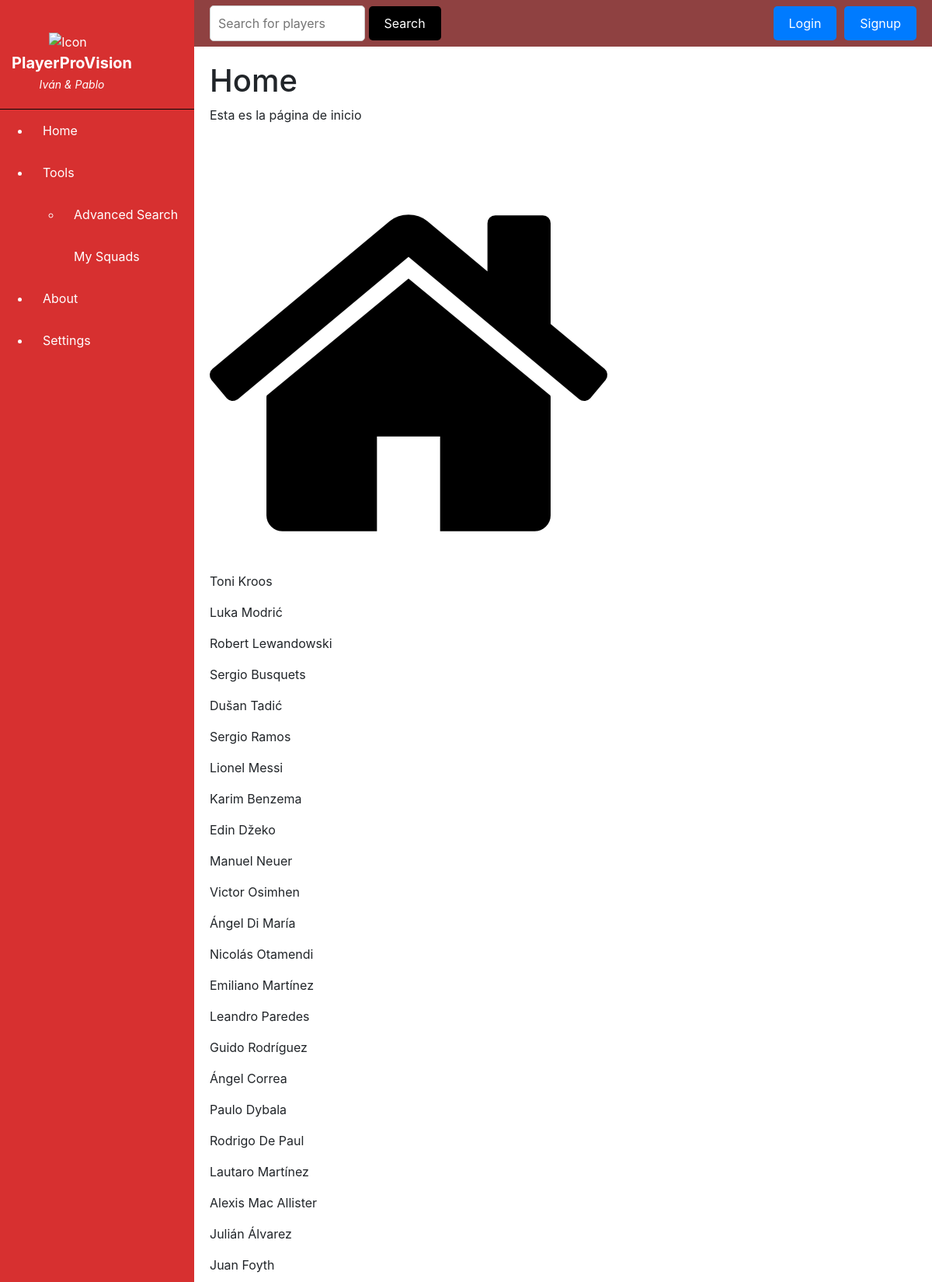
The page / (upper part) on the database its author committed.
### smartscore/models.py (models this page shows)
class Player(models.Model):
    custom_id = models.IntegerField(primary_key=True)  # Define a custom primary key field
    Name = models.CharField(max_length=100)
    Nationality = models.CharField(max_length=5)
    International_match = models.IntegerField()
    Club = models.CharField(max_length=100)
    League = models.CharField(max_length=100)
    Pos = models.ManyToManyField('Position')
    Pref_foot = models.CharField(max_length=50)
    Age = models.IntegerField()
    Height = models.IntegerField()
    Weight = models.IntegerField()
    Salary = models.IntegerField()
    End_contract = models.DateField()
    CAbil = models.IntegerField()  #current ability
    Pot_abil = models.IntegerField()	 #potential ability
    Strater_match = models.IntegerField()
    Res_match = models.IntegerField()
    Min = models.IntegerField()
    Goal = models.IntegerField()
    Asis = models.IntegerField()
    xG = models.FloatField() #expected goals
    Gol_90 = models.FloatField() #goals per 90 minutes
    Asis_90 = models.FloatField() #assists per 90 minutes
    Goal_allowed = models.IntegerField()	 #goals allowed
    Clean_sheet	= models.IntegerField() #clean sheets
    Sv_rat = models.IntegerField() #save rate over 100
    xSv_rat = models.IntegerField() #expected save rate over 100
    Pen_saved_rat	= models.IntegerField() #penalty saved rate over 100
    Faga = models.IntegerField() #fouls against
    Fcomm = models.IntegerField() #fouls made
    Yel = models.IntegerField() #yellow cards
    Red = models.IntegerField()     #red cards
    Dist_90	= models.FloatField() #distance covered per 90 minutes
    Key_tck_90 = models.FloatField() #key tackles per 90 minutes
    Key_hdr_90 = models.FloatField() #key headers per 90 minutes
    Blocks_90 = models.FloatField() #blocks per 90 minutes
    Clr_90 = models.FloatField() #clearances per 90 minutes
    Int_90 = models.FloatField() #interceptions per 90 minutes
    Hdr_rat = models.IntegerField() #headers won rate over 100
    Tackles_rat = models.IntegerField() #tackles won rate over 100
    Gl_mistake = models.IntegerField() #mistakes leading to goal
    Pass_rat = models.IntegerField() #pases completed rate over 100
    Pr_pass_90 = models.FloatField() #progressive passes rate over 100
    Key_pass_90 = models.FloatField() #key passes per 90 minutes
    Cr_c_90 = models.FloatField() #crosses created per 90 minutes
    Cr_c_acc = models.IntegerField() #crosses accuracy over 100
    Ch_c_90 = models.FloatField() #chances created per 90 minutes
    Drb_90 = models.FloatField() #dribbles per 90 minutes
    Poss_lost_90 = models.FloatField() #possession lost per 90 minutes
    Shot_rat = models.IntegerField() #shot rate over 100
    Conv_rat = models.IntegerField() #conversion rate over 100
    Dorsal = models.IntegerField()
    Country_league = models.CharField(max_length=100) #country league
    def __str__(self):
        return self.Name

### smartscore/views.py (the view)
# urls.py: path('', views.home, name='home'),
def home(request):
    all_players = Player.objects.all()
    return render(request, 'home.html', {'all': all_players})

### smartscore/templates/home.html (shortened to what this page needs)
{% extends "base.html" %}
{% load static %}
{% block content %}
    <h1>Home</h1>
    <p>Esta es la página de inicio</p>
    <br>
    <br>
    <img src="{% static 'smartscore/images/prueba.png' %}" alt="Home">
    {% for i in all %}
        <p>{{i}}</p>
    {% endfor %}
{% endblock %}

### smartscore/templates/base.html (shortened to what this page needs)
<!DOCTYPE html>
<html lang="en">
<head>
    {% load static %}
    <link rel="stylesheet" href="{% static 'smartscore/style.css' %}">
    <link href="https://stackpath.bootstrapcdn.com/bootstrap/4.5.2/css/bootstrap.min.css" rel="stylesheet">
</head>
<body>
    <div class="sidebar">
        <div class="sidebar-start">
            <div class="sidebar-head">
                <a href="/" class="logo-wrapper" title="Home">
                    <img src="{% static 'smartscore/images/icono.png' %}" alt="Icon">
                    <div class="logo-text">
                        <span class="logo-title">PlayerProVision</span>
                        <br>
                        <span class="logo-subtitle">Iván & Pablo</span>
                    </div>
                </a>
            </div>
            <div class="sidebar-body">
                <ul class="sidebar-body-menu">
                    <li>
                        <a class="active" href="{% url 'home' %}">Home</a>
                    </li>
                    <li>
                        <a class="show-cat-btn" href="##">
                            Tools
                        </a>
                        <ul class="cat-sub-menu">
                            <li>
                                <a href="{% url 'advanced_search' %}">Advanced Search</a>
                                <a href="{% url 'my_squads' %}">My Squads</a>
                            </li>
                        </ul>
                    </li>
                    <li>
                        <a href="{% url 'about' %}">About</a>
                    </li>
                    <li>
                        <a href="##">Settings</a>
                    </li>
                </ul>
            </div>
        </div>
    </div>
    <div class="top-bar">
        <div class="search-wrapper">
            <form action="{% url 'search_player' %}" method="POST">
                <input type="text" name="q" value="{{q}}" placeholder="Search for players">
                <input type="submit" value="Search" class="primary-search-btn">
            </form>
        </div>
        <div class="log-in-wrapper">
            {% if user.is_authenticated %}
                <a class = "primary-default-btn" href="{% url 'logout' %}">Logout</a>
            {% else %}
                <a class = "primary-default-btn" href="{% url 'login' %}">Login</a>
                <a class = "primary-default-btn" href="{% url 'signup' %}">Signup</a>
            {% endif %}
        </div>
    </div>
    <div class="content">
        {% block content %}{% endblock %}
    </div>
</body>
</html>

### smartscore/static/smartscore/style.css (style rules this page uses)
.sidebar { position: fixed; top: 0; left: 0; height: 100%; width: 250px; background-color: #d73030; color: #fff; padding-top: 60px; transition: width 0.3s ease; z-index: 1000; }
.sidebar-head { position: fixed; top: 0; padding-top: 25px; text-align: center; }
.sidebar-body { margin-top: 80px; border-top: 1px solid #080808; border-top-style: groove; }
.sidebar a { display: block; padding: 15px; color: #fff; text-decoration: none; transition: background-color 0.3s ease; }
.content { margin-left: 250px; margin-top: 60px; padding: 20px; transition: margin-left 0.3s ease; align-items: center; }
.top-bar { position: fixed; top: 0; left: 250px; width: calc(100% - 250px); height: 60px; background-color: #8f4141; color: #fff; display: flex; align-items: center; justify-content: space-between; padding: 0 20px; box-sizing: border-box; z-index: 1000; }
.primary-default-btn { display: inline-block; padding: 10px 20px; background-color: #007bff; color: #fff; text-decoration: none; border-radius: 5px; transition: background-color 0.3s ease; }
.primary-search-btn { padding: 10px 20px; background-color: #000000; color: #fff; border: none; border-radius: 5px; cursor: pointer; transition: background-color 0.3s ease; }
.search-wrapper input[type="text"] { padding: 10px; border: 1px solid #ccc; border-radius: 5px; width: 200px; }
.logo-wrapper { display: flex; align-items: center; text-decoration: none; color: #fff; }
.logo-wrapper img { width: 40px; height: auto; margin-right: 10px; }
.logo-title { font-size: 20px; font-weight: bold; }
.logo-subtitle { font-size: 14px; font-style: italic; }
.log-in-wrapper { display: flex; align-items: center; gap: 10px; }
.search-wrapper { flex: 1; margin-right: 20px; }
.primary-default-btn, .primary-search-btn { padding: 10px 20px; border: none; border-radius: 5px; cursor: pointer; transition: background-color 0.3s ease; }
.primary-default-btn { background-color: #007bff; color: #fff; }

### rows shown on the page
Player: Name "Toni Kroos"
Player: Name "Luka Modrić"
Player: Name "Robert Lewandowski"
Player: Name "Sergio Busquets"
Player: Name "Dušan Tadić"
Player: Name "Sergio Ramos"
Player: Name "Lionel Messi"
Player: Name "Karim Benzema"
Player: Name "Edin Džeko"
Player: Name "Manuel Neuer"
Player: Name "Victor Osimhen"
Player: Name "Ángel Di María"
Player: Name "Nicolás Otamendi"
Player: Name "Emiliano Martínez"
Player: Name "Leandro Paredes"
Player: Name "Guido Rodríguez"
Player: Name "Ángel Correa"
Player: Name "Paulo Dybala"
Player: Name "Rodrigo De Paul"
Player: Name "Lautaro Martínez"
Player: Name "Alexis Mac Allister"
Player: Name "Julián Álvarez"
Player: Name "Juan Foyth"
